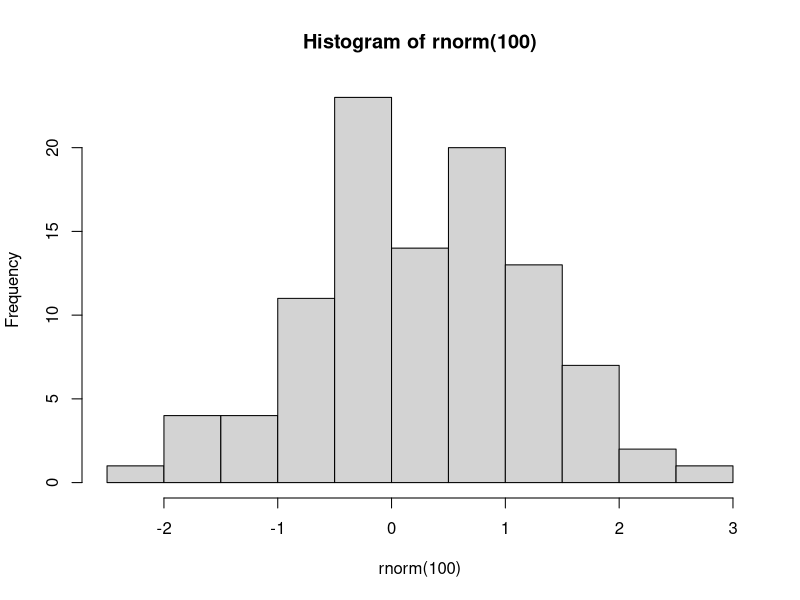
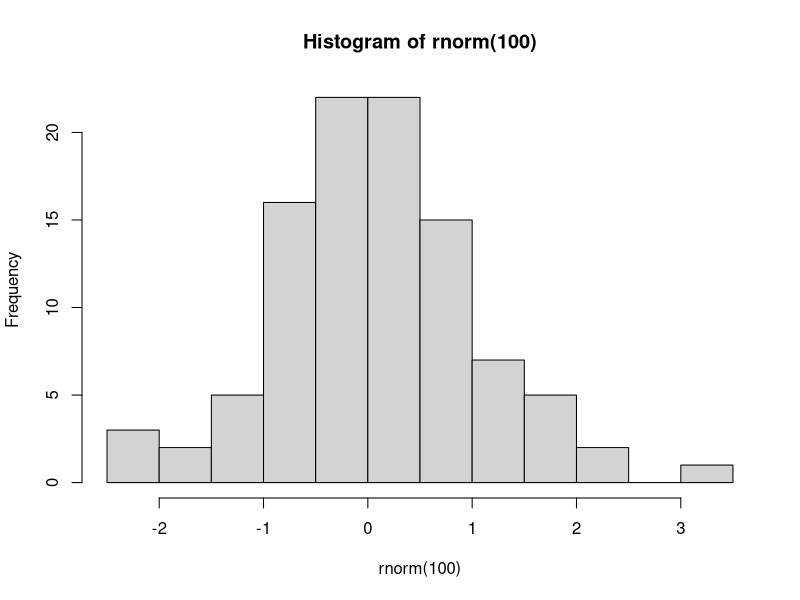

The R source for these figures, in order:
# -- See the first part of this page: https://www.w3schools.com/r/default.asp
# To make comment, simply write hash followed by text
# Example 1: Hello world!
print("Hello world!")

# Example 2: for-loop
for (x in 1:10) {
    print(x)
}

# Example 3: function
hello <- function() {
  print("Hello World!")
}
hello()

# Example 4: plotting
hist(rnorm(100))

# Example 5: saving plots
# NOTE: the path must be specified from the root of this repository
png(file = "exercises/01/data/figures/normal_dist.png",
    width = 600, height = 350)
hist(rnorm(100))
dev.off()